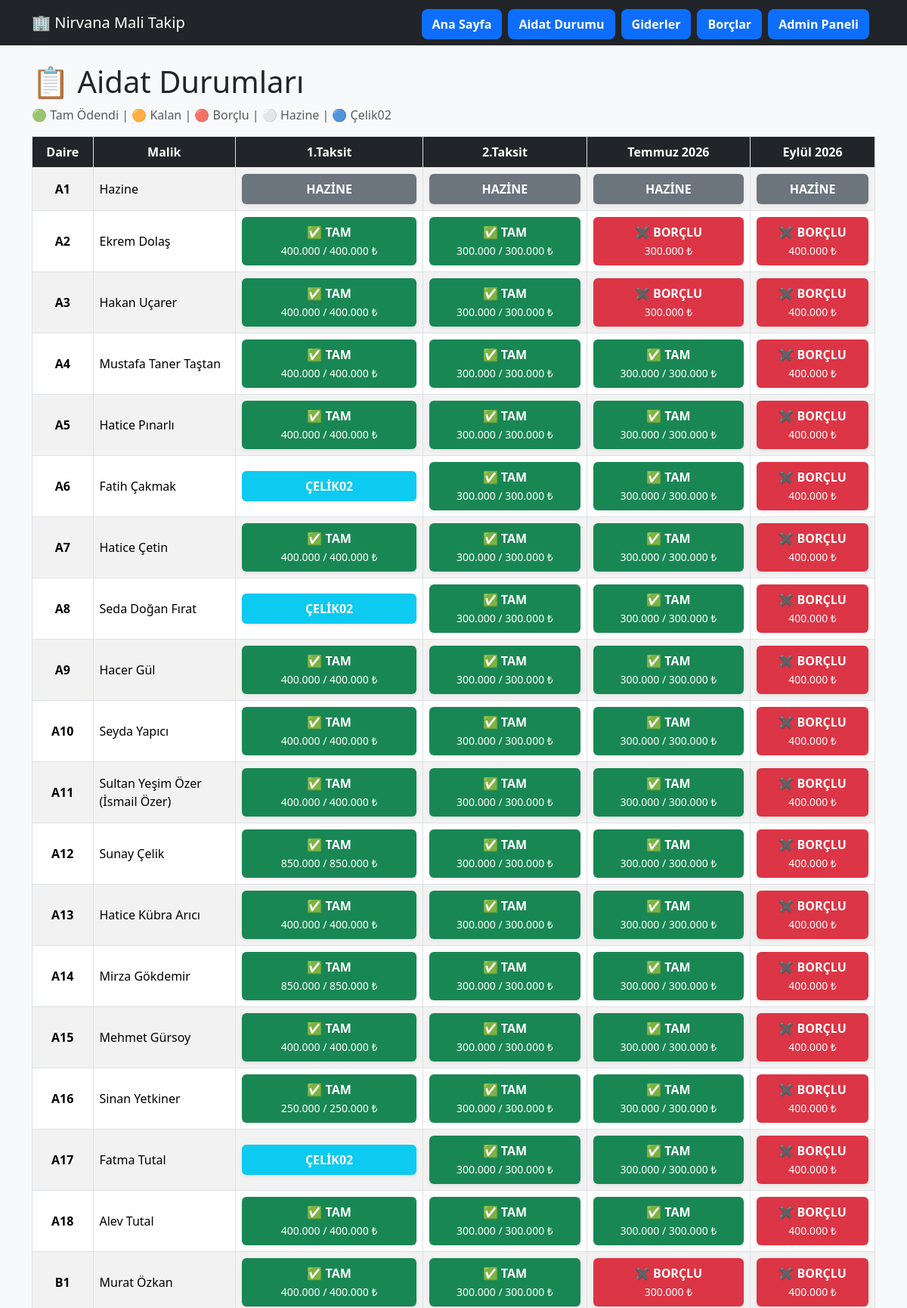
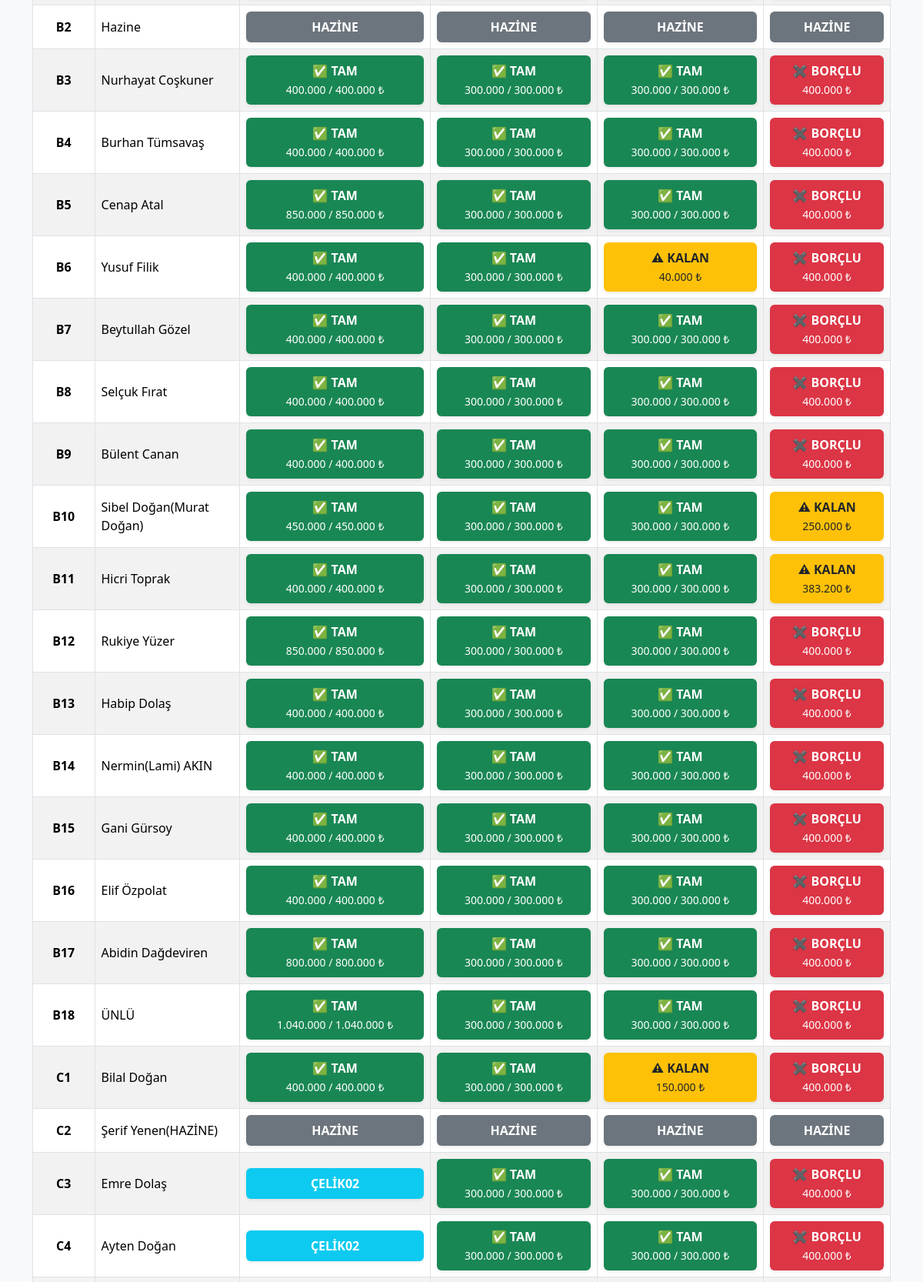
The app's page /aidat-durumu/ (upper part) with its own data (2 pictures, top to bottom).
### core/models.py (models this page shows, shortened)
class AidatDonemi(models.Model):
    donem_adi = models.CharField(
        max_length=100
    )
    tutar = models.DecimalField(
        max_digits=12,
        decimal_places=2
    )
    aktif_mi = models.BooleanField(
        default=True
    )
    olusturulma_tarihi = models.DateTimeField(
        auto_now_add=True
    )
    class Meta:
        verbose_name = "Aidat Dönemi"
        verbose_name_plural = "Aidat Dönemleri"

class Malik(models.Model):
    DURUM_SECENEKLERI = [
        ("TAMAM", "Tamam"),
        ("EKSIK", "Eksik"),
        ("MUAF", "Hazine"),
    ]
    daire_no = models.CharField(
        max_length=20,
        unique=True
    )
    ad_soyad = models.CharField(
        max_length=200
    )
    muaf_mi = models.BooleanField(
        default=False
    )
    aktif_mi = models.BooleanField(
        default=True
    )
    temmuz_oncesi_durum = models.CharField(
        max_length=20,
        choices=DURUM_SECENEKLERI,
        default="TAMAM"
    )
    notlar = models.TextField(
        blank=True,
        null=True
    )
    class Meta:
        verbose_name = "Malik"
        verbose_name_plural = "Malikler"

### core/views.py (the view)
# urls.py: path("aidat-durumu/", aidat_durumu, name="aidat_durumu"),
def aidat_durumu(request):
    malikler = sorted(
        Malik.objects.all(),
        key=lambda x: (
            x.daire_no[0],
            int(x.daire_no[1:])
        )
    )
    donemler = AidatDonemi.objects.all()
    tablo = []
    for malik in malikler:
        satir = {
            "daire": malik.daire_no,
            "malik": malik.ad_soyad,
            "durumlar": []
        }
        for donem in donemler:
            try:
                ozel_aidat = MalikAidat.objects.get(
                    malik=malik,
                    donem=donem
                )
                hedef_tutar = ozel_aidat.tutar
            except MalikAidat.DoesNotExist:
                hedef_tutar = donem.tutar
            toplam_odeme = sum(
                odeme.tutar
                for odeme in malik.odemeler.filter(
                    aidat=donem
                )
            )
            celik02_odeme_var = malik.odemeler.filter(
                aidat=donem,
                odeme_tipi="C"
            ).exists()
            if celik02_odeme_var:
                durum = "CELIK02"
            elif malik.temmuz_oncesi_durum == "MUAF":
                durum = "HAZINE"
            elif hedef_tutar == 0:
                durum = "⚪"
            elif toplam_odeme >= hedef_tutar:
                durum = "🟢"
            elif toplam_odeme > 0:
                durum = "🟠"
            else:
                durum = "🔴"
            kalan = max(0, hedef_tutar - toplam_odeme)
            satir["durumlar"].append({
            "durum": durum,
            "odenen": f"{toplam_odeme:,.0f}".replace(",", "."),
            "aidat": f"{hedef_tutar:,.0f}".replace(",", "."),
            "kalan": f"{kalan:,.0f}".replace(",", "."),
})
        tablo.append(satir)
    context = {
        "donemler": donemler,
        "tablo": tablo,
    }
    return render(
        request,
        "core/aidat_durumu.html",
        context
    )

### core/templates/core/aidat_durumu.html
{% extends "core/base.html" %}
{% block content %}
<h1 class="mb-2">
    📋 Aidat Durumları
</h1>
<p class="text-muted">
    🟢 Tam Ödendi |
    🟠 Kalan |
    🔴 Borçlu |
    ⚪ Hazine |
    🔵 Çelik02
</p>
<div class="table-responsive">
    <table class="table table-bordered table-striped text-center align-middle">
        <thead>
            <tr>
                <th class="bg-dark text-white">
                    Daire
                </th>
                <th class="bg-dark text-white">
                    Malik
                </th>
                {% for donem in donemler %}
                <th
                    class="bg-dark text-white"
                    style="min-width:120px;">
                    {{ donem.donem_adi }}
                </th>
                {% endfor %}
            </tr>
        </thead>
        <tbody>
            {% for satir in tablo %}
            <tr>
                <td>
                    <strong>{{ satir.daire }}</strong>
                </td>
                <td class="text-start" style="min-width:140px; max-width:140px;">
  		  {{ satir.malik }}
		</td>
                {% for durum in satir.durumlar %}
                <td>
                    {% if durum.durum == "🟢" %}
                    <div class="p-2 rounded shadow-sm bg-success text-white">
                        <div class="fw-bold">
                            ✅ TAM
                        </div>
                        <small>
                            {{ durum.odenen }} / {{ durum.aidat }} ₺
                        </small>
                    </div>
                    {% elif durum.durum == "🟠" %}
                    <div class="p-2 rounded shadow-sm bg-warning text-dark">
                        <div class="fw-bold">
                            ⚠ KALAN
                        </div>
                        <small>
                            {{ durum.kalan }} ₺
                        </small>
                    </div>
                    {% elif durum.durum == "🔴" %}
                    <div class="p-2 rounded shadow-sm bg-danger text-white">
                        <div class="fw-bold">
                            ✖ BORÇLU
                        </div>
                        <small>
                            {{ durum.aidat }} ₺
                        </small>
                    </div>
                    {% elif durum.durum == "HAZINE" %}
                    <div class="p-2 rounded shadow-sm bg-secondary text-white">
                        <div class="fw-bold">
                            HAZİNE
                        </div>
                    </div>
                    {% elif durum.durum == "CELIK02" %}
<div class="p-2 rounded shadow-sm bg-info text-white">
    <div class="fw-bold">
        ÇELİK02
    </div>
</div>
                    {% else %}
                    <div class="p-2 rounded shadow-sm bg-secondary text-white">
                        <div class="fw-bold">
                            MUAF
                        </div>
                    </div>
                    {% endif %}
                </td>
                {% endfor %}
            </tr>
            {% endfor %}
        </tbody>
    </table>
</div>
{% endblock %}

### records on screen
AidatDonemi: donem_adi "1.Taksit"
AidatDonemi: donem_adi "2.Taksit"
AidatDonemi: donem_adi "Temmuz 2026"
AidatDonemi: donem_adi "Eylül 2026"
Malik: daire "A1", malik "Hazine"
Malik: daire "A2", malik "Ekrem Dolaş"
Malik: daire "A3", malik "Hakan Uçarer"
Malik: daire "A4", malik "Mustafa Taner Taştan"
Malik: daire "A5", malik "Hatice Pınarlı"
Malik: daire "A6", malik "Fatih Çakmak"
Malik: daire "A7", malik "Hatice Çetin"
Malik: daire "A8", malik "Seda Doğan Fırat"
Malik: daire "A9", malik "Hacer Gül"
Malik: daire "A10", malik "Seyda Yapıcı"
Malik: daire "A11", malik "Sultan Yeşim Özer (İsmail Özer)"
Malik: daire "A12", malik "Sunay Çelik"
Malik: daire "A13", malik "Hatice Kübra Arıcı"
Malik: daire "A14", malik "Mirza Gökdemir"
Malik: daire "A15", malik "Mehmet Gürsoy"
Malik: daire "A16", malik "Sinan Yetkiner"
Malik: daire "A17", malik "Fatma Tutal"
Malik: daire "A18", malik "Alev Tutal"
Malik: daire "B1", malik "Murat Özkan"
Malik: daire "B2", malik "Hazine"
Malik: daire "B3", malik "Nurhayat Coşkuner"
Malik: daire "B4", malik "Burhan Tümsavaş"
Malik: daire "B5", malik "Cenap Atal"
Malik: daire "B6", malik "Yusuf Filik"
Malik: daire "B7", malik "Beytullah Gözel"
Malik: daire "B8", malik "Selçuk Fırat"
Malik: daire "B9", malik "Bülent Canan"
Malik: daire "B10", malik "Sibel Doğan(Murat Doğan)"
Malik: daire "B11", malik "Hicri Toprak"
Malik: daire "B12", malik "Rukiye Yüzer"
Malik: daire "B13", malik "Habip Dolaş"
Malik: daire "B14", malik "Nermin(Lami) AKIN"
Malik: daire "B15", malik "Gani Gürsoy"
Malik: daire "B16", malik "Elif Özpolat"
Malik: daire "B17", malik "Abidin Dağdeviren"
Malik: daire "B18", malik "ÜNLÜ"
Malik: daire "C1", malik "Bilal Doğan"
Malik: daire "C2", malik "Şerif Yenen(HAZİNE)"
Malik: daire "C3", malik "Emre Dolaş"
Malik: daire "C4", malik "Ayten Doğan"

### other values on screen
{{ durum.odenen }} "400.000" "300.000" "400.000" "300.000" "400.000" "300.000" "300.000" "400.000" "300.000" "300.000" "300.000" "300.000" "400.000" "300.000" "300.000" "300.000" "300.000" "400.000" "300.000" "300.000" "400.000" "300.000" "300.000" "400.000" "300.000" "300.000" "850.000" "300.000" "300.000" "400.000" "300.000" "300.000" "850.000" "300.000" "300.000" "400.000" "300.000" "300.000" "250.000" "300.000" "300.000" "300.000" "300.000" "400.000" "300.000" "300.000" "400.000" "300.000" "400.000" "300.000" "300.000" "400.000" "300.000" "300.000" "850.000" "300.000" "300.000" "400.000" "300.000" "400.000" "300.000" "300.000" "400.000" "300.000" "300.000" "400.000" "300.000" "300.000" "450.000" "300.000" "300.000" "400.000" "300.000" "300.000" "850.000" "300.000" "300.000" "400.000" "300.000" "300.000" "400.000" "300.000" "300.000" "400.000" "300.000" "300.000" "400.000" "300.000" "300.000" "800.000" "300.000" "300.000" "1.040.000" "300.000" "300.000" "400.000" "300.000" "300.000" "300.000" "300.000" "300.000"
{{ durum.aidat }} "400.000" "300.000" "400.000" "300.000" "400.000" "300.000" "300.000" "400.000" "300.000" "300.000" "300.000" "300.000" "400.000" "300.000" "300.000" "300.000" "300.000" "400.000" "300.000" "300.000" "400.000" "300.000" "300.000" "400.000" "300.000" "300.000" "850.000" "300.000" "300.000" "400.000" "300.000" "300.000" "850.000" "300.000" "300.000" "400.000" "300.000" "300.000" "250.000" "300.000" "300.000" "300.000" "300.000" "400.000" "300.000" "300.000" "400.000" "300.000" "400.000" "300.000" "300.000" "400.000" "300.000" "300.000" "850.000" "300.000" "300.000" "400.000" "300.000" "400.000" "300.000" "300.000" "400.000" "300.000" "300.000" "400.000" "300.000" "300.000" "450.000" "300.000" "300.000" "400.000" "300.000" "300.000" "850.000" "300.000" "300.000" "400.000" "300.000" "300.000" "400.000" "300.000" "300.000" "400.000" "300.000" "300.000" "400.000" "300.000" "300.000" "800.000" "300.000" "300.000" "1.040.000" "300.000" "300.000" "400.000" "300.000" "300.000" "300.000" "300.000" "300.000"
{{ durum.aidat }} "300.000" "400.000" "300.000" "400.000" "400.000" "400.000" "400.000" "400.000" "400.000" "400.000" "400.000" "400.000" "400.000" "400.000" "400.000" "400.000" "400.000" "400.000" "400.000" "300.000" "400.000" "400.000" "400.000" "400.000" "400.000" "400.000" "400.000" "400.000" "400.000" "400.000" "400.000" "400.000" "400.000" "400.000" "400.000" "400.000" "400.000" "400.000"
{{ durum.kalan }} "40.000" "250.000" "383.200" "150.000"
